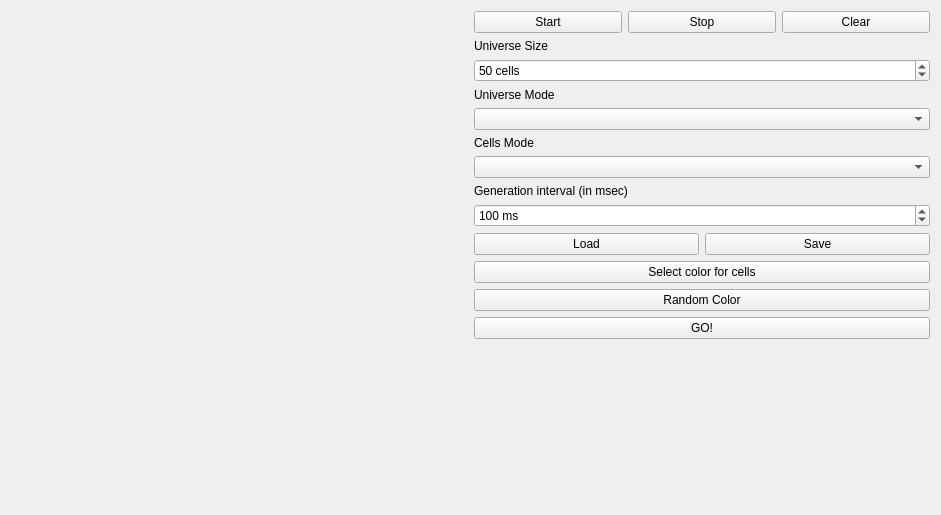
<?xml version="1.0" encoding="UTF-8"?>
<ui version="4.0">
 <class>MainWindow</class>
 <widget class="QMainWindow" name="MainWindow">
  <property name="geometry">
   <rect>
    <x>0</x>
    <y>0</y>
    <width>941</width>
    <height>515</height>
   </rect>
  </property>
  <property name="sizePolicy">
   <sizepolicy hsizetype="Preferred" vsizetype="Minimum">
    <horstretch>0</horstretch>
    <verstretch>0</verstretch>
   </sizepolicy>
  </property>
  <property name="windowTitle">
   <string>MainWindow</string>
  </property>
  <widget class="QWidget" name="centralWidget">
   <layout class="QHBoxLayout" name="horizontalLayout">
    <item>
     <widget class="GameWidget" name="gameWidget" native="true"/>
    </item>
    <item>
     <layout class="QGridLayout" name="gridLayout">
      <property name="sizeConstraint">
       <enum>QLayout::SetFixedSize</enum>
      </property>
      <item row="6" column="0" colspan="3">
       <widget class="QComboBox" name="btnCellMode"/>
      </item>
      <item row="0" column="1">
       <widget class="QPushButton" name="btnStop">
        <property name="text">
         <string>Stop</string>
        </property>
       </widget>
      </item>
      <item row="9" column="0" colspan="3">
       <layout class="QHBoxLayout" name="horizontalLayout_2">
        <item>
         <widget class="QPushButton" name="btnLoad">
          <property name="text">
           <string>Load</string>
          </property>
         </widget>
        </item>
        <item>
         <widget class="QPushButton" name="btnSave">
          <property name="text">
           <string>Save</string>
          </property>
         </widget>
        </item>
       </layout>
      </item>
      <item row="5" column="0" colspan="3">
       <widget class="QLabel" name="label_3">
        <property name="text">
         <string>Cells Mode</string>
        </property>
       </widget>
      </item>
      <item row="7" column="0" colspan="3">
       <widget class="QLabel" name="label_4">
        <property name="text">
         <string>Generation interval (in msec)</string>
        </property>
       </widget>
      </item>
      <item row="0" column="2">
       <widget class="QPushButton" name="btnClear">
        <property name="text">
         <string>Clear</string>
        </property>
       </widget>
      </item>
      <item row="11" column="0" colspan="3">
       <widget class="QPushButton" name="btnRandomColor">
        <property name="text">
         <string>Random Color</string>
        </property>
       </widget>
      </item>
      <item row="12" column="0" colspan="3">
       <widget class="QPushButton" name="btnGo">
        <property name="sizePolicy">
         <sizepolicy hsizetype="Preferred" vsizetype="Fixed">
          <horstretch>0</horstretch>
          <verstretch>0</verstretch>
         </sizepolicy>
        </property>
        <property name="text">
         <string>GO!</string>
        </property>
       </widget>
      </item>
      <item row="0" column="0">
       <widget class="QPushButton" name="btnStart">
        <property name="text">
         <string>Start</string>
        </property>
       </widget>
      </item>
      <item row="8" column="0" colspan="3">
       <widget class="QSpinBox" name="spinMS">
        <property name="suffix">
         <string> ms</string>
        </property>
        <property name="maximum">
         <number>100000</number>
        </property>
        <property name="value">
         <number>100</number>
        </property>
       </widget>
      </item>
      <item row="10" column="0" colspan="3">
       <widget class="QPushButton" name="btnSelectColor">
        <property name="text">
         <string>Select color for cells</string>
        </property>
       </widget>
      </item>
      <item row="1" column="0" colspan="3">
       <widget class="QLabel" name="label">
        <property name="text">
         <string>Universe Size</string>
        </property>
       </widget>
      </item>
      <item row="3" column="0" colspan="3">
       <widget class="QLabel" name="label_2">
        <property name="text">
         <string>Universe Mode</string>
        </property>
       </widget>
      </item>
      <item row="4" column="0" colspan="3">
       <widget class="QComboBox" name="btnUniverseMode"/>
      </item>
      <item row="13" column="0" colspan="3">
       <spacer name="verticalSpacer">
        <property name="orientation">
         <enum>Qt::Vertical</enum>
        </property>
        <property name="sizeHint" stdset="0">
         <size>
          <width>20</width>
          <height>40</height>
         </size>
        </property>
       </spacer>
      </item>
      <item row="2" column="0" colspan="3">
       <widget class="QSpinBox" name="spinUniverseSize">
        <property name="suffix">
         <string> cells</string>
        </property>
        <property name="maximum">
         <number>10000</number>
        </property>
        <property name="value">
         <number>50</number>
        </property>
       </widget>
      </item>
     </layout>
    </item>
   </layout>
  </widget>
 </widget>
 <layoutdefault spacing="6" margin="11"/>
 <customwidgets>
  <customwidget>
   <class>GameWidget</class>
   <extends>QWidget</extends>
   <header>gamewidget.h</header>
   <container>1</container>
  </customwidget>
 </customwidgets>
 <resources/>
 <connections/>
</ui>
